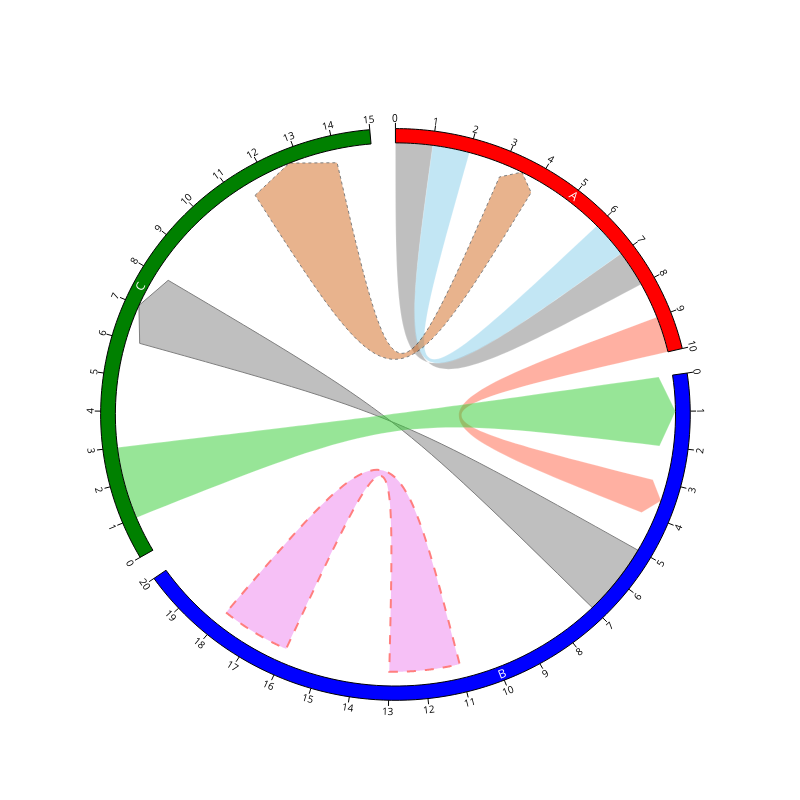

Notebook source saved alongside this figure:
### Markdown cell above
### 1-5. link

### Code cell
from pycirclizely import Circos

sectors = {"A": 10, "B": 20, "C": 15}
name2color = {"A": "red", "B": "blue", "C": "green"}
circos = Circos(sectors, space=5)
for sector in circos.sectors:
    track = sector.add_track((95, 100))
    track.axis(fillcolor=name2color[sector.name])
    track.text(sector.name, font=dict(color="white", size=12))
    track.xticks_by_interval(1)

# Plot links in various styles
circos.link(("A", 0, 1), ("A", 7, 8))
circos.link(("A", 1, 2), ("A", 7, 6), fillcolor="skyblue")
circos.link(("A", 9, 10), ("B", 4, 3), direction=1, fillcolor="tomato")
circos.link(("B", 5, 7), ("C", 6, 8), direction=1, line=dict(color="black", width=1))
circos.link(
    ("B", 18, 16),
    ("B", 11, 13),
    r1=90,
    r2=90,
    fillcolor="violet",
    line=dict(
        color="red",
        width=2,
        dash="dash",
    )
)
circos.link(("C", 1, 3), ("B", 2, 0), direction=1, fillcolor="limegreen")
circos.link(
    ("C", 11.5, 14),
    ("A", 4, 3),
    direction=2,
    fillcolor="chocolate",
    line=dict(
        color="black",
        width=1,
        dash="dot",
    )
)

fig = circos.plotfig()
fig
